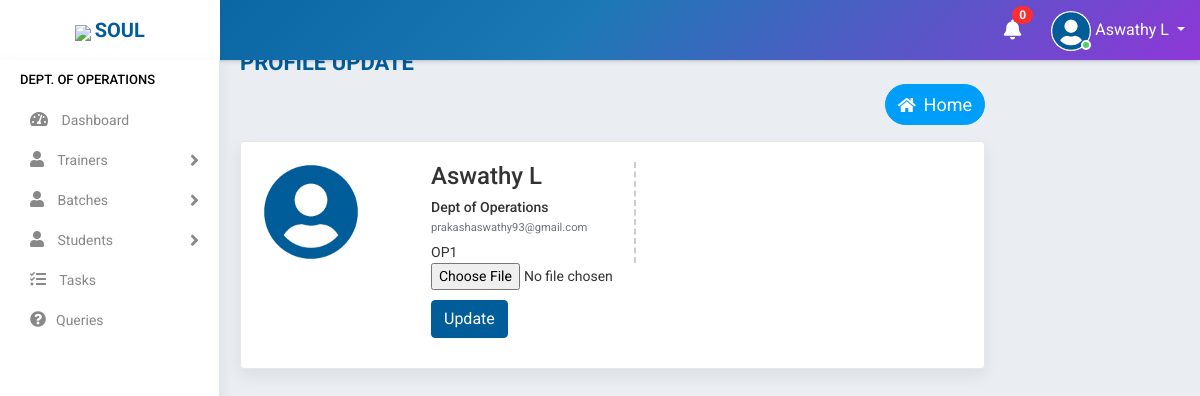
The page /profile/update/pic/ (signed in) on the database its author committed.
### accounts/models.py (models this page shows, shortened)
class Staff(models.Model):
    value= (
    ('1', 'Operations'),
    ('2', 'Sales'),
    ('3', 'Trainer'),
    ('4', 'Admin'),
    )
    state = (
    ('Andhra Pradesh','Andhra Pradesh'),
    ('Arunachal Pradesh','Arunachal Pradesh'),
    ('Assam','Assam'),
    ('Bihar','Bihar'),
    ('Chhattisgarh','Chattisgarh'),
    ('Goa','Goa'),
    ('Gujarat','Gujarat'),
    ('Haryana','Haryana'),
    ('Himachal Pradesh','Himachal Pradesh'),
    ('Jharkhand','Jharkhand'),
    ('Karnataka','Karnataka'),
    ('Kerala','Kerala'),
    ('Madhya Pradesh','Madhya Pradesh'),
    ('Maharashtra','Maharashtra'),
    ('Manipur','Manipur'),
    ('Meghalaya','Meghalaya'),
    ('Mizoram','Mizoram'),
    ('Nagaland','Nagaland'),
    ('Odisha','Odisha'),
    ('Rajasthan','Rajasthan'),
    ('Sikkim','Sikkim'),
    ('Tamil Nadu','Tamil Nadu'),
    ('Telangana','Telangana'),
    ('Tripura','Tripura'),
    ('Uttar Pradesh','Uttar Pradesh'),
    ('Uttarakhand','Uttarakhand'),
    ('West Bengal','West Bengal')
    )
    groups = (
        ('AB+', 'AB+'),
        ('AB-', 'AB-'),
        ('A+', 'A+'),
        ('A-', 'A-'),
        ('B+', 'B+'),
        ('B-', 'B-'),
        ('O+', 'O+'),
        ('O-', 'O-'),
        )
    user = models.OneToOneField(User,on_delete=models.CASCADE,null=True,blank=True)
    name = models.CharField(max_length=100,null=True, blank=True)
    empid = models.CharField(max_length=100,null=True, blank=True)
    mobile = models.CharField(max_length=10,null=True, blank=True)
    email = models.EmailField(max_length=200,null=True, blank=True)
    sex = models.CharField(max_length=10,null=True,choices=(('Male','Male'),('Female','Female')), blank=True)
    dob = models.DateField(null=True, blank=True)
    doj = models.DateField(null=True, blank=True)
    blood_group = models.CharField(max_length=100,null=True, blank=True,choices=groups)
    house = models.CharField(max_length=100,null=True, blank=True)
    street =models.CharField(max_length=100,null=True, blank=True)
    street2 =models.CharField(max_length=100,null=True, blank=True)
    city = models.CharField(max_length=100,null=True, blank=True)
    state = models.CharField(max_length=100,null=True,choices=state, blank=True)
    stype = models.CharField(max_length=100,null=True,choices=value, blank=True)
    status = models.CharField(max_length=20,choices=(('Active','Active'),('Inactive','Inactive')),default='Active')
    profile_pic = models.ImageField(null=True, blank=True,default="user-circle-solid.jpg")

### accounts/views.py (the view, shortened to what this page needs)
# urls.py: path('profile/update/pic/', ProfilePicUpdate.as_view(),name='profile_pic_update'),
class ProfilePicUpdate(View):
    def get(self, request):
        user=request.user
        if user.is_authenticated:
            note = Notification.objects.filter(receiver=user).filter(status="Not Read").order_by('-datetime')
            no_count = note.count()
            try:
                s= Staff.objects.get(user=user)
                form = ProfilePicChange(instance=s)
                return render(request,'accounts/profile_pic_update.html',{'form':form,'s':s,'no_count':no_count,'note':note})
            except:
                s= Student.objects.get(user=user)
                form = StudentProfilePicChange(instance=s)
                return render(request,'students/profile_pic_update.html',{'form':form,'s':s,'no_count':no_count,'note':note})
        else:
            return redirect('logout')

### accounts/forms.py
class ProfilePicChange(ModelForm):
    class Meta:
        model = Staff
        fields = ['profile_pic']
        widgets = {
            'profile_pic': forms.FileInput(),
        }

### accounts/templates/accounts/profile_pic_update.html (shortened to what this page needs)
{% extends 'accounts/main.html' %}
{% block content %}
    <div class="main-wrapper">
    {% include 'accounts/navbar.html' %}
    {% if s.stype == "1" %}
    {% include 'accounts/sidebar_operations.html' %}
    {% elif s.stype == "2" %}
    {% include 'accounts/sidebar_sales.html' %}
    {% elif s.stype == "3" %}
    {% include 'accounts/sidebar_trainer.html' %}
    {% elif s.stype == "4" %}
    {% include 'accounts/sidebar_admin.html' %}
    {% endif %}
            <div class="content container" style="padding-top:5%;padding-left:5%;">
                        <div class="page-header">
                            <div class="row">
                                <div class="col-lg-7 col-md-12 col-sm-12 col-12">
                                    <h5 class="text-uppercase">Profile Update</h5>
                                </div>
                                <div class="col-md-12 col-sm-12 col-12">
                                    <ul class="list-inline float-right">
                                        <li>
                                            <a href="{% url 'home' %}" class="btn btn-info " style="border-radius: 80px 80px 80px 80px ;color: white">
                                            <i class="fas fa-home"></i>&nbsp;&nbsp;<span style="font-size:18px">Home</span></a>
                                        </li>
                                    </ul>
                                </div>
                            </div>
                        </div>
                        <div class="card-box m-b-0">
                            <div class="row">
                                <div class="col-md-12">
                                    <div class="profile-view">
                                        <div class="profile-img-wrap">
                                            <div class="profile-img">
                                                <img class="avatar" src="{{request.user.staff.profile_pic.url}}" alt="">
                                            </div>
                                        </div>
                                        <div class="profile-basic">
                                            <div class="row">
                                                <div class="col-md-5">
                                                    <div class="profile-info-left">
                                                        <h3 class="user-name m-t-0">{{s.name}}</h3>
                                                        <h5 class="company-role m-t-0 m-b-0">Dept of {{s.get_stype_display}}</h5>
                                                        <small class="text-muted">{{request.user}}</small>
                                                        <div class="staff-id">{{s.empid}}</div>
                                                    </div>
                                                </div>
                                                <div class="col-md-7">
                                                </div>
                                                <div class="col-md-5">
                                                    <ul class="personal-info">
                                                        <form method="post" enctype="multipart/form-data" action>
                                                        <li>
                                                            {% load widget_tweaks %}
                                                            {% render_field form.profile_pic  %}
                                                        </li>
                                                        <li>
                                                            <button type="submit"class="btn btn-primary mr-2" type="submit">Update</button>
                                                        </li>
                                                    </form>
                                                    </ul>
                                                </div>
                                                <div class="col-md-7">
                                                </div>
                                            </div>
                                        </div>
                                    </div>
                                </div>
                            </div>
            </div>
{% endblock %}

### accounts/templates/accounts/navbar.html (shortened to what this page needs)
<div class="header">
    <div class="header-left">
        <a href="https://www.teqstories.com" class="logo">
            <img src="https://www.teqstories.com/assets/images/Blue.png" style="height: 40px;width:auto;">
            <span class="text-uppercase"><b>Soul</b></span>
        </a>
    </div>
    <div class="page-title-box float-left">
    </div>
    <ul class="nav user-menu float-right">
        {% include 'accounts/mini/notify.html' %}
        <li class="nav-item dropdown has-arrow">
            <a href="#" class="dropdown-toggle nav-link user-link" data-toggle="dropdown">
                <span class="user-img">
                    {% if request.user.staff.profile_pic %}
                    <img class="rounded-circle" src="{{request.user.staff.profile_pic.url}}" width="40" height="40" alt="Admin">
                    {% endif %}
                    <span class="status online"></span></span>
                <span>{{request.user.staff.name|title}}</span>
            </a>
        </li>
    </ul>
</div>

### rows shown on the page
Staff: name "Aswathy L", stype "Operations", empid "OP1"

### other values the page prints
{{ no_count }} "0"
{{ request.user.staff.name|title }} "Aswathy L"
{{ request.user }} "prakashaswathy93@gmail.com"
